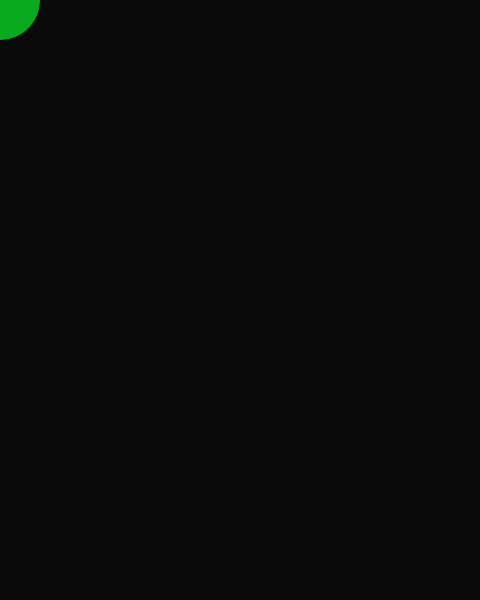
Frame 1 (no input)
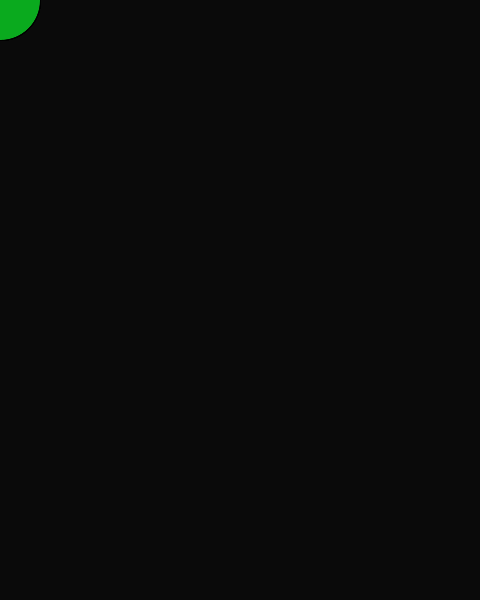
Frame 60 (the mouse pressed at the canvas centre just before this capture)
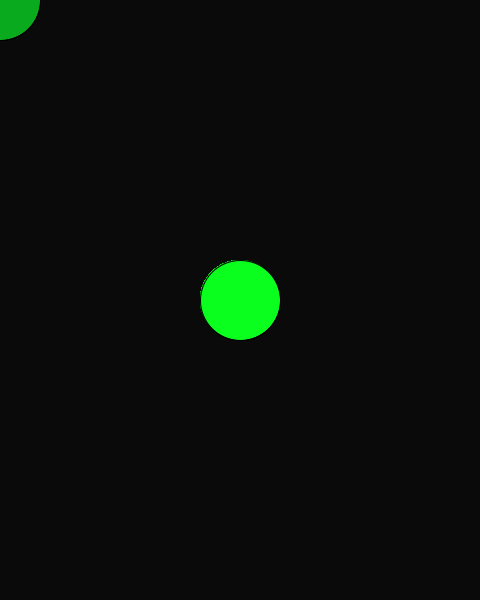
Frame 120 (the mouse held since frame 60 and released just before this capture)

The Processing sketch that drew these frames (run headless with seeded random() and noise(); from frame 60 on, the mouse is pressed at the canvas centre):

// Processing sketch: processing_77516
// ── processing_77516.pde

void setup() {
  size (480, 600);
  background ( 10, 10, 10 ,10);
}

void draw() {
  if (mousePressed){
    fill(10, 270, 30) ;
  } else {
    fill (10, 170, 30) ;
  }
  ellipse (mouseX, mouseY, 80, 80);
}
